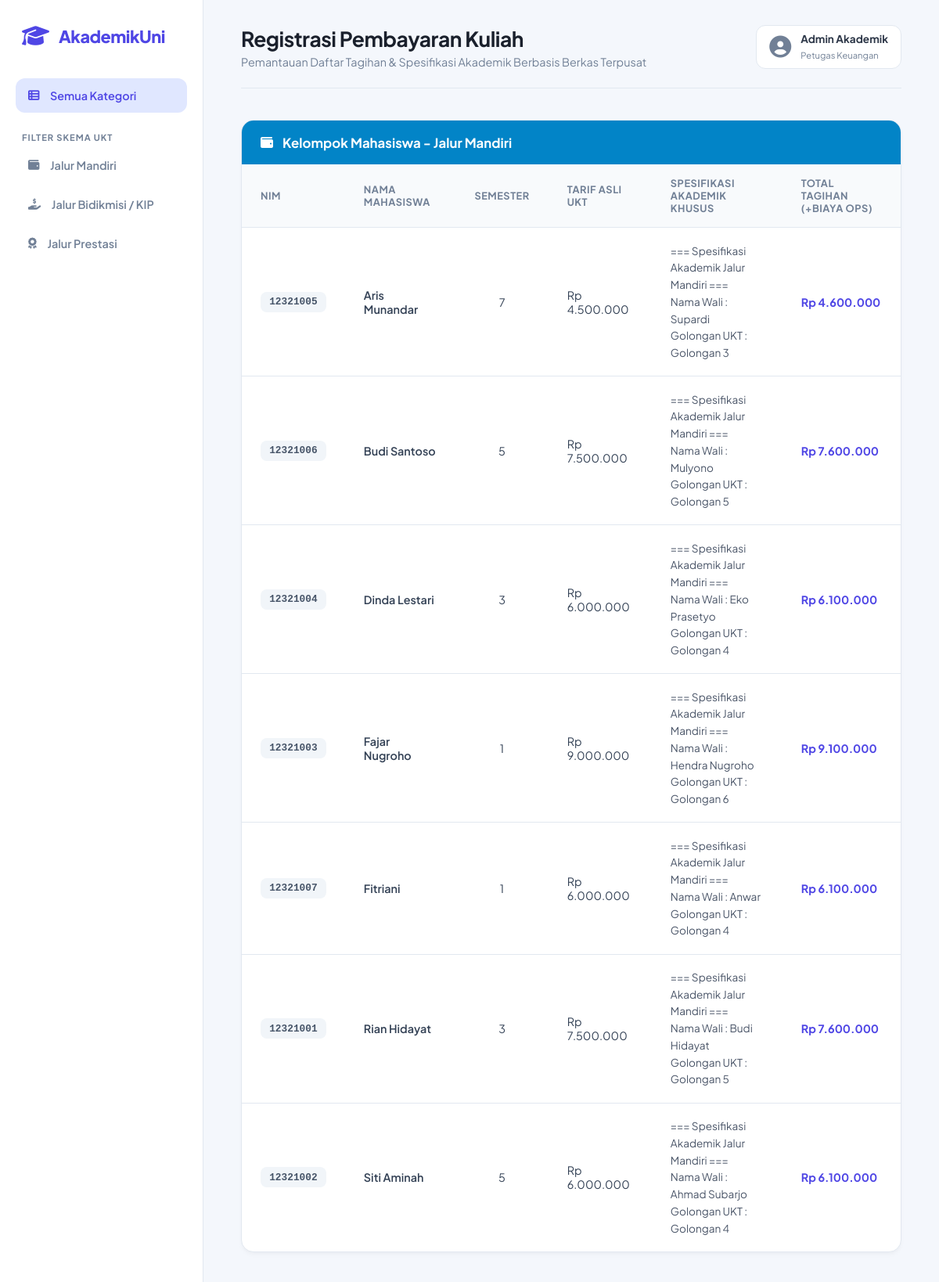
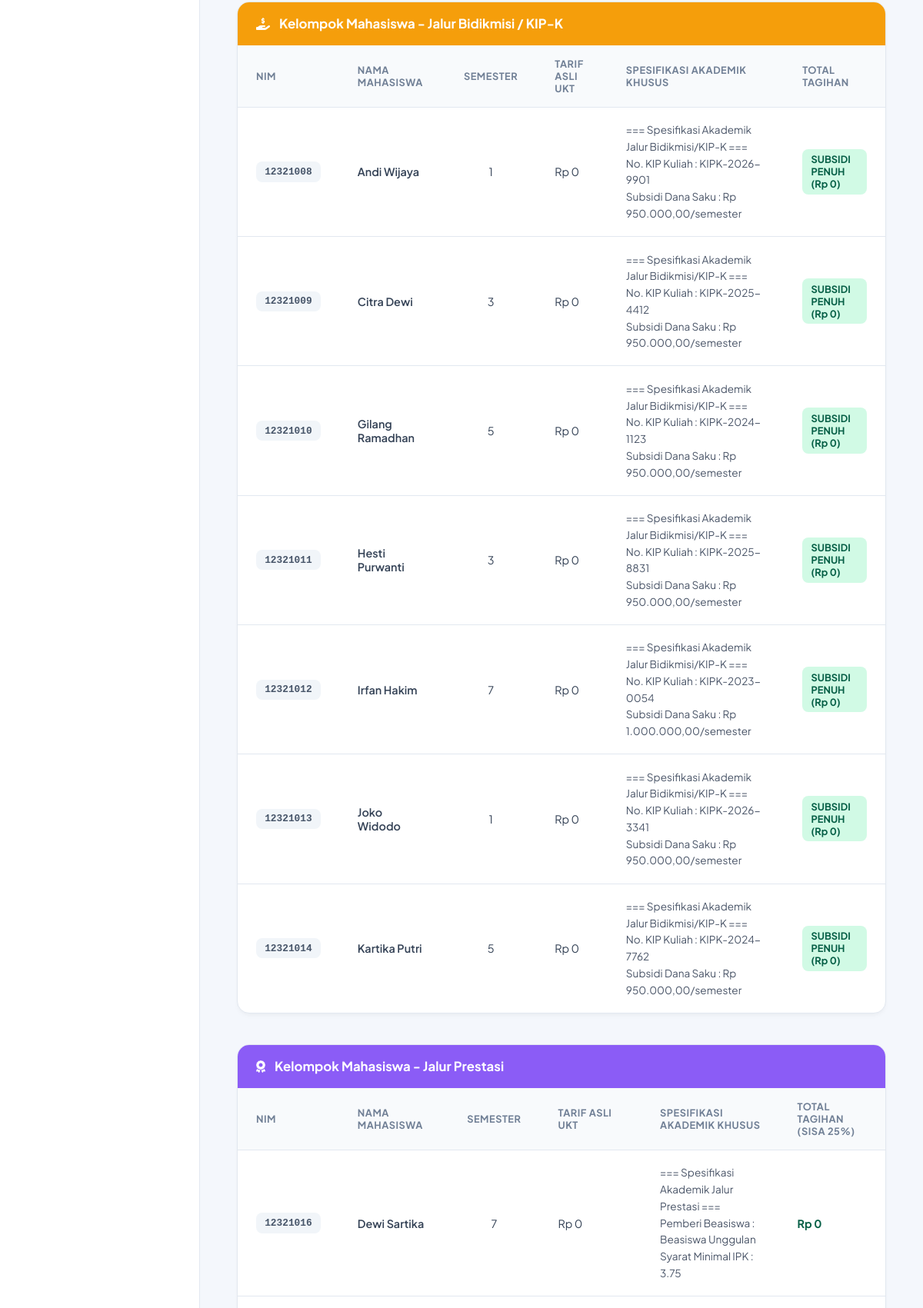
The page / (upper part) on the database its author committed (2 pictures, top to bottom).
### tables this page shows
CREATE TABLE `tabel_mahasiswa` (
  `id_mahasiswa` int NOT NULL,
  `nama_mahasiswa` varchar(100) NOT NULL,
  `nim` varchar(15) NOT NULL,
  `semester` int NOT NULL,
  `tarif_ukt_nominal` decimal(12,2) NOT NULL,
  `jenis_pembiayaan` enum('Mandiri','Bidikmisi','Prestasi') NOT NULL,
  `golongan_ukt` varchar(10) DEFAULT NULL,
  `nama_wali` varchar(100) DEFAULT NULL,
  `nomor_kip_kuliah` varchar(50) DEFAULT NULL,
  `dana_saku_subsidi` decimal(12,2) DEFAULT NULL,
  `nama_instansi_beasiswa` varchar(100) DEFAULT NULL,
  `minimal_ipk_syarat` decimal(3,2) DEFAULT NULL
);

### Mahasiswa.php (called while the page is built, shortened)
<?php
abstract class Mahasiswa {
    protected string $nama_mahasiswa;
    protected string $nim;
    protected int $semester;
    public function __construct(int $id, string $nama, string $nim, int $semester, float $ukt) {
        $this->nama_mahasiswa = $nama;
        $this->nim = $nim;
        $this->semester = $semester;
        $this->tarifUktNominal = $ukt;
    }
    public function getNamaMahasiswa(): string { return $this->nama_mahasiswa; }
    public function getNim(): string { return $this->nim; }
    public function getSemester(): int { return $this->semester; }
}

### index.php (the view, shortened to what this page needs)
<?php
require_once 'MahasiswaMandiri.php';
require_once 'MahasiswaBidikmisi.php';
require_once 'MahasiswaPrestasi.php';
$database = new Database();
$db = $database->getConnection();
$query = "SELECT * FROM tabel_mahasiswa ORDER BY jenis_pembiayaan ASC, nama_mahasiswa ASC";
$stmt = $db->prepare($query);
$stmt->execute();
$rows = $stmt->fetchAll();
$daftarMandiri = [];
$daftarBidikmisi = [];
$daftarPrestasi = [];
foreach ($rows as $row) {
    if ($row->jenis_pembiayaan === 'Mandiri') {
        $daftarMandiri[] = new MahasiswaMandiri(
            $row->id_mahasiswa, $row->nama_mahasiswa, $row->nim, $row->semester, $row->tarif_ukt_nominal,
            $row->golongan_ukt, $row->nama_wali
        );
    } elseif ($row->jenis_pembiayaan === 'Bidikmisi') {
        $daftarBidikmisi[] = new MahasiswaBidikmisi(
            $row->id_mahasiswa, $row->nama_mahasiswa, $row->nim, $row->semester, $row->tarif_ukt_nominal,
            $row->nomor_kip_kuliah, $row->dana_saku_subsidi
        );
    } elseif ($row->jenis_pembiayaan === 'Prestasi') {
        $daftarPrestasi[] = new MahasiswaPrestasi(
            $row->id_mahasiswa, $row->nama_mahasiswa, $row->nim, $row->semester, $row->tarif_ukt_nominal,
            $row->nama_instansi_beasiswa, $row->minimal_ipk_syarat
        );
    }
}
$category = isset($_GET['category']) ? $_GET['category'] : 'all';
?>
<!DOCTYPE html>
<html lang="id">
<head>
    <link rel="stylesheet" href="style.css">
    <link rel="stylesheet" href="https://cdnjs.cloudflare.com/ajax/libs/font-awesome/6.4.0/css/all.min.css">
</head>
<body>
    <div class="sidebar">
        <div class="sidebar-brand">
            <i class="fa-solid fa-graduation-cap"></i>
            <h2>AkademikUni</h2>
        </div>
        <ul class="sidebar-menu">
            <li>
                <a href="index.php?category=all" class="<?php echo $category === 'all' ? 'active' : ''; ?>">
                    <i class="fa-solid fa-table-list"></i> <span>Semua Kategori</span>
                </a>
            </li>
            <li class="menu-divider">Filter Skema UKT</li>
            <li>
                <a href="index.php?category=mandiri" class="<?php echo $category === 'mandiri' ? 'active' : ''; ?>">
                    <i class="fa-solid fa-wallet"></i> <span>Jalur Mandiri</span>
                </a>
            </li>
            <li>
                <a href="index.php?category=bidikmisi" class="<?php echo $category === 'bidikmisi' ? 'active' : ''; ?>">
                    <i class="fa-solid fa-hand-holding-dollar"></i> <span>Jalur Bidikmisi / KIP</span>
                </a>
            </li>
            <li>
                <a href="index.php?category=prestasi" class="<?php echo $category === 'prestasi' ? 'active' : ''; ?>">
                    <i class="fa-solid fa-award"></i> <span>Jalur Prestasi</span>
                </a>
            </li>
        </ul>
    </div>
    <div class="main-content">
        <header>
            <div class="header-title">
                <h1>Registrasi Pembayaran Kuliah</h1>
                <p>Pemantauan Daftar Tagihan & Spesifikasi Akademik Berbasis Berkas Terpusat</p>
            </div>
            <div class="user-wrapper">
                <i class="fa-solid fa-circle-user"></i>
                <div>
                    <h4>Admin Akademik</h4>
                    <small>Petugas Keuangan</small>
                </div>
            </div>
        </header>
        <main>
            <?php if ($category === 'all' || $category === 'mandiri'): ?>
            <div class="card-section">
                <div class="section-header sh-mandiri">
                    <i class="fa-solid fa-wallet"></i>
                    <h2>Kelompok Mahasiswa - Jalur Mandiri</h2>
                </div>
                <div class="table-responsive">
                    <table>
                        <thead>
                            <tr>
                                <th>NIM</th>
                                <th>Nama Mahasiswa</th>
                                <th class="text-center">Semester</th>
                                <th>Tarif Asli UKT</th>
                                <th>Spesifikasi Akademik Khusus</th>
                                <th>Total Tagihan (+Biaya Ops)</th>
                            </tr>
                        </thead>
                        <tbody>
                            <?php if (empty($daftarMandiri)): ?>
                                <tr><td colspan="6" class="text-center">Tidak ada data mahasiswa Mandiri.</td></tr>
                            <?php else: ?>
                                <?php foreach ($daftarMandiri as $mhs): ?>
                                <tr>
                                    <td><span class="badge badge-nim"><?php echo $mhs->getNim(); ?></span></td>
                                    <td class="font-semibold"><?php echo $mhs->getNamaMahasiswa(); ?></td>
                                    <td class="text-center"><?php echo $mhs->getSemester(); ?></td>
                                    <td>Rp <?php echo number_format($mhs->hitungTagihanSemester() - 100000, 0, ',', '.'); ?></td>
                                    <td class="spec-col"><?php $mhs->tampilkanSpesifikasiAkademik(); ?></td>
                                    <td class="font-bold text-primary">Rp <?php echo number_format($mhs->hitungTagihanSemester(), 0, ',', '.'); ?></td>
                                </tr>
                                <?php endforeach; ?>
                            <?php endif; ?>
                        </tbody>
                    </table>
                </div>
            </div>
            <?php endif; ?>
            <?php if ($category === 'all' || $category === 'bidikmisi'): ?>
            <div class="card-section">
                <div class="section-header sh-bidikmisi">
                    <i class="fa-solid fa-hand-holding-dollar"></i>
                    <h2>Kelompok Mahasiswa - Jalur Bidikmisi / KIP-K</h2>
                </div>
                <div class="table-responsive">
                    <table>
                        <thead>
                            <tr>
                                <th>NIM</th>
                                <th>Nama Mahasiswa</th>
                                <th class="text-center">Semester</th>
                                <th>Tarif Asli UKT</th>
                                <th>Spesifikasi Akademik Khusus</th>
                                <th>Total Tagihan</th>
                            </tr>
                        </thead>
                        <tbody>
                            <?php if (empty($daftarBidikmisi)): ?>
                                <tr><td colspan="6" class="text-center">Tidak ada data mahasiswa Bidikmisi.</td></tr>
                            <?php else: ?>
                                <?php foreach ($daftarBidikmisi as $mhs): ?>
                                <tr>
                                    <td><span class="badge badge-nim"><?php echo $mhs->getNim(); ?></span></td>
                                    <td class="font-semibold"><?php echo $mhs->getNamaMahasiswa(); ?></td>
                                    <td class="text-center"><?php echo $mhs->getSemester(); ?></td>
                                    <td>Rp 0</td>
                                    <td class="spec-col"><?php $mhs->tampilkanSpesifikasiAkademik(); ?></td>
                                    <td><span class="badge badge-success">SUBSIDI PENUH (Rp 0)</span></td>
                                </tr>
                                <?php endforeach; ?>
                            <?php endif; ?>
                        </tbody>
                    </table>
                </div>
            </div>
            <?php endif; ?>
            <?php if ($category === 'all' || $category === 'prestasi'): ?>
            <div class="card-section">
                <div class="section-header sh-prestasi">
                    <i class="fa-solid fa-award"></i>
                    <h2>Kelompok Mahasiswa - Jalur Prestasi</h2>
                </div>
                <div class="table-responsive">
                    <table>
                        <thead>
                            <tr>
                                <th>NIM</th>
                                <th>Nama Mahasiswa</th>
                                <th class="text-center">Semester</th>
                                <th>Tarif Asli UKT</th>
                                <th>Spesifikasi Akademik Khusus</th>
                                <th>Total Tagihan (Sisa 25%)</th>
                            </tr>
                        </thead>
                        <tbody>
                            <?php if (empty($daftarPrestasi)): ?>
                                <tr><td colspan="6" class="text-center">Tidak ada data mahasiswa Prestasi.</td></tr>
                            <?php else: ?>
                                <?php foreach ($daftarPrestasi as $mhs): ?>
                                <tr>
                                    <td><span class="badge badge-nim"><?php echo $mhs->getNim(); ?></span></td>
                                    <td class="font-semibold"><?php echo $mhs->getNamaMahasiswa(); ?></td>
                                    <td class="text-center"><?php echo $mhs->getSemester(); ?></td>
                                    <td>Rp <?php echo number_format($mhs->hitungTagihanSemester() / 0.25, 0, ',', '.'); ?></td>
                                    <td class="spec-col"><?php $mhs->tampilkanSpesifikasiAkademik(); ?></td>
                                    <td class="font-bold text-success-dark">Rp <?php echo number_format($mhs->hitungTagihanSemester(), 0, ',', '.'); ?></td>
                                </tr>
                                <?php endforeach; ?>
                            <?php endif; ?>
                        </tbody>
                    </table>
                </div>
            </div>
            <?php endif; ?>
        </main>
    </div>
</body>
</html>

### MahasiswaMandiri.php (shortened to what this page needs)
<?php
require_once 'Mahasiswa.php';
class MahasiswaMandiri extends Mahasiswa {
    private string $golonganUkt;
    private string $namaWali;
    public function __construct(int $id, string $nama, string $nim, int $semester, float $ukt, string $golonganUkt, string $namaWali) {
        $this->golonganUkt = $golonganUkt;
        $this->namaWali = $namaWali;
    }
    public function hitungTagihanSemester(): float {
        return $this->tarifUktNominal + 100000.00;
    }
    public function tampilkanSpesifikasiAkademik(): void {
        echo "=== Spesifikasi Akademik Jalur Mandiri ===<br>";
        echo "Nama Wali    : " . $this->namaWali . "<br>";
        echo "Golongan UKT : " . $this->golonganUkt . "<br>";
    }
}

### MahasiswaBidikmisi.php (shortened to what this page needs)
<?php
require_once 'Mahasiswa.php';
class MahasiswaBidikmisi extends Mahasiswa {
    private string $nomorKipKuliah;
    private float $danaSakuSubsidi;
    public function __construct(int $id, string $nama, string $nim, int $semester, float $ukt, string $nomorKipKuliah, float $danaSakuSubsidi) {
        $this->nomorKipKuliah = $nomorKipKuliah;
        $this->danaSakuSubsidi = $danaSakuSubsidi;
    }
    public function tampilkanSpesifikasiAkademik(): void {
        echo "=== Spesifikasi Akademik Jalur Bidikmisi/KIP-K ===<br>";
        echo "No. KIP Kuliah    : " . $this->nomorKipKuliah . "<br>";
        echo "Subsidi Dana Saku : Rp " . number_format($this->danaSakuSubsidi, 2, ',', '.') . "/semester<br>";
    }
}

### MahasiswaPrestasi.php (shortened to what this page needs)
<?php
require_once 'Mahasiswa.php';
class MahasiswaPrestasi extends Mahasiswa {
    private string $namaInstansiBeasiswa;
    private float $minimalIpkSyarat;
    public function __construct(int $id, string $nama, string $nim, int $semester, float $ukt, string $namaInstansiBeasiswa, float $minimalIpkSyarat) {
        $this->namaInstansiBeasiswa = $namaInstansiBeasiswa;
        $this->minimalIpkSyarat = $minimalIpkSyarat;
    }
    public function hitungTagihanSemester(): float {
        return $this->tarifUktNominal * 0.25;
    }
    public function tampilkanSpesifikasiAkademik(): void {
        echo "=== Spesifikasi Akademik Jalur Prestasi ===<br>";
        echo "Pemberi Beasiswa   : " . $this->namaInstansiBeasiswa . "<br>";
        echo "Syarat Minimal IPK : " . number_format($this->minimalIpkSyarat, 2) . "<br>";
    }
}

### rows shown on the page
tabel_mahasiswa: nim "12321005", nama_mahasiswa "Aris Munandar", semester "7", $mhs->hitungTagihanSemester()-100000 "4.500.000", nama_wali "Supardi", golongan_ukt "Golongan 3", tarif_ukt_nominal "4.600.000"
tabel_mahasiswa: nim "12321006", nama_mahasiswa "Budi Santoso", semester "5", $mhs->hitungTagihanSemester()-100000 "7.500.000", nama_wali "Mulyono", golongan_ukt "Golongan 5", tarif_ukt_nominal "7.600.000"
tabel_mahasiswa: nim "12321004", nama_mahasiswa "Dinda Lestari", semester "3", $mhs->hitungTagihanSemester()-100000 "6.000.000", nama_wali "Eko Prasetyo", golongan_ukt "Golongan 4", tarif_ukt_nominal "6.100.000"
tabel_mahasiswa: nim "12321003", nama_mahasiswa "Fajar Nugroho", semester "1", $mhs->hitungTagihanSemester()-100000 "9.000.000", nama_wali "Hendra Nugroho", golongan_ukt "Golongan 6", tarif_ukt_nominal "9.100.000"
tabel_mahasiswa: nim "12321007", nama_mahasiswa "Fitriani", semester "1", $mhs->hitungTagihanSemester()-100000 "6.000.000", nama_wali "Anwar", golongan_ukt "Golongan 4", tarif_ukt_nominal "6.100.000"
tabel_mahasiswa: nim "12321001", nama_mahasiswa "Rian Hidayat", semester "3", $mhs->hitungTagihanSemester()-100000 "7.500.000", nama_wali "Budi Hidayat", golongan_ukt "Golongan 5", tarif_ukt_nominal "7.600.000"
tabel_mahasiswa: nim "12321002", nama_mahasiswa "Siti Aminah", semester "5", $mhs->hitungTagihanSemester()-100000 "6.000.000", nama_wali "Ahmad Subarjo", golongan_ukt "Golongan 4", tarif_ukt_nominal "6.100.000"
tabel_mahasiswa: nim "12321008", nama_mahasiswa "Andi Wijaya", semester "1", nomor_kip_kuliah "KIPK-2026-9901", dana_saku_subsidi "950.000,00"
tabel_mahasiswa: nim "12321009", nama_mahasiswa "Citra Dewi", semester "3", nomor_kip_kuliah "KIPK-2025-4412", dana_saku_subsidi "950.000,00"
tabel_mahasiswa: nim "12321010", nama_mahasiswa "Gilang Ramadhan", semester "5", nomor_kip_kuliah "KIPK-2024-1123", dana_saku_subsidi "950.000,00"
tabel_mahasiswa: nim "12321011", nama_mahasiswa "Hesti Purwanti", semester "3", nomor_kip_kuliah "KIPK-2025-8831", dana_saku_subsidi "950.000,00"
tabel_mahasiswa: nim "12321012", nama_mahasiswa "Irfan Hakim", semester "7", nomor_kip_kuliah "KIPK-2023-0054", dana_saku_subsidi "1.000.000,00"
tabel_mahasiswa: nim "12321013", nama_mahasiswa "Joko Widodo", semester "1", nomor_kip_kuliah "KIPK-2026-3341", dana_saku_subsidi "950.000,00"
tabel_mahasiswa: nim "12321014", nama_mahasiswa "Kartika Putri", semester "5", nomor_kip_kuliah "KIPK-2024-7762", dana_saku_subsidi "950.000,00"
tabel_mahasiswa: nim "12321016", nama_mahasiswa "Dewi Sartika", semester "7", $mhs->hitungTagihanSemester()/0.25 "0", nama_instansi_beasiswa "Beasiswa Unggulan", minimal_ipk_syarat "3.75", tarif_ukt_nominal "0"
